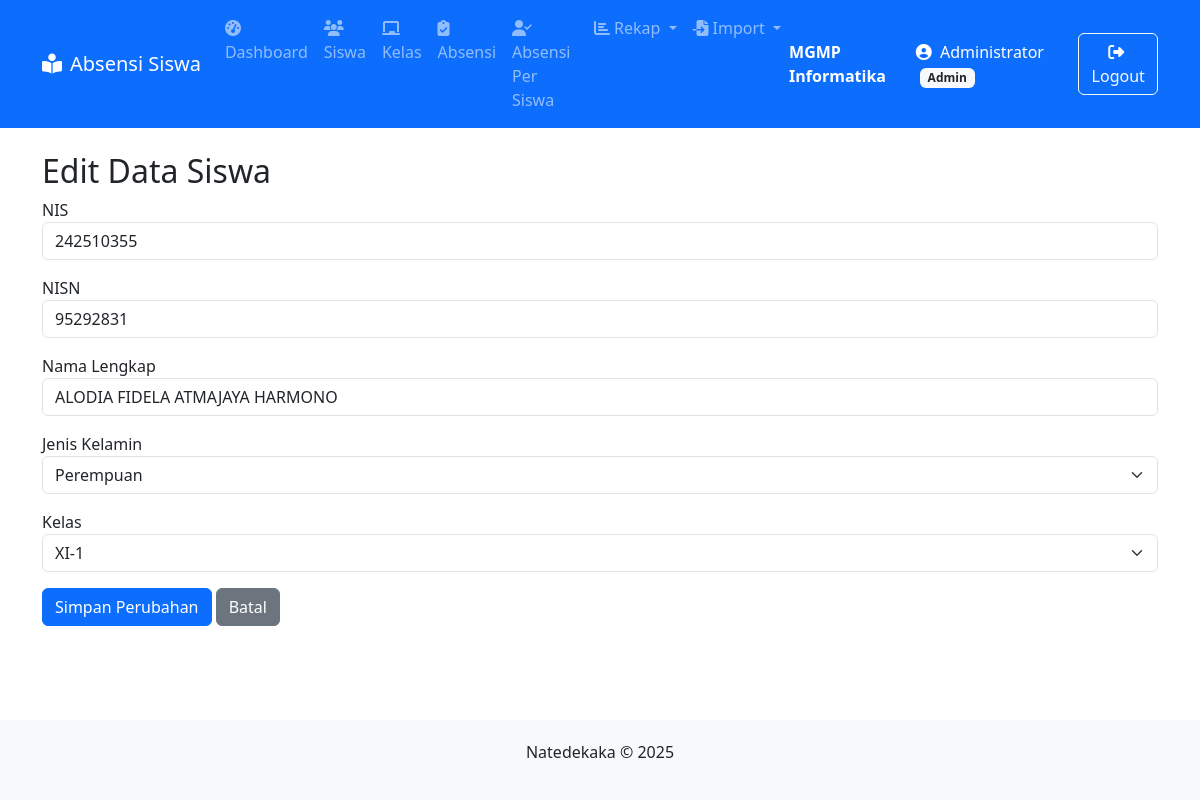
/siswa/edit.php?id=3156 (signed in), run on the app's committed database.
### tables this page shows
CREATE TABLE `siswa` (
  `id` int(11) NOT NULL,
  `nis` varchar(20) NOT NULL,
  `nisn` varchar(20) NOT NULL,
  `nama` varchar(100) NOT NULL,
  `kelas_id` int(11) NOT NULL,
  `jenis_kelamin` enum('Laki-laki','Perempuan') DEFAULT NULL
);

CREATE TABLE `kelas` (
  `id` int(11) NOT NULL,
  `nama_kelas` varchar(10) NOT NULL,
  `wali_kelas` varchar(100) NOT NULL
);

### siswa/edit.php (the view, shortened to what this page needs)
<?php
require_once '../config.php';
if (isset($_GET['id'])) {
    $id = $_GET['id'];
    $stmt = $koneksi->prepare("SELECT siswa.*, kelas.nama_kelas
                              FROM siswa
                              JOIN kelas ON siswa.kelas_id = kelas.id
                              WHERE siswa.id = ?");
    $stmt->bind_param("i", $id);
    $stmt->execute();
    $result = $stmt->get_result();
    $siswa = $result->fetch_assoc();
}
require_once '../includes/header.php';
?>
<h2>Edit Data Siswa</h2>
<form method="POST">
    <div class="mb-3">
        <label>NIS</label>
        <input type="text" name="nis" class="form-control" value="<?= htmlspecialchars($siswa['nis']) ?>" required>
    </div>
    <div class="mb-3">
        <label>NISN</label>
        <input type="text" name="nisn" class="form-control" value="<?= htmlspecialchars($siswa['nisn']) ?>" required>
    </div>
    <div class="mb-3">
        <label>Nama Lengkap</label>
        <input type="text" name="nama" class="form-control" value="<?= htmlspecialchars($siswa['nama']) ?>" required>
    </div>
    <div class="mb-3">
        <label>Jenis Kelamin</label>
        <select name="jenis_kelamin" class="form-select" required>
            <option value="Perempuan" <?= ($siswa['jenis_kelamin'] === 'Perempuan') ? 'selected' : '' ?>>Perempuan</option>
        </select>
    </div>
    <div class="mb-3">
        <label>Kelas</label>
        <select name="kelas_id" class="form-select" required>
            <?php
            $kelas_result = $koneksi->query("SELECT * FROM kelas");
            while($kelas = $kelas_result->fetch_assoc()):
            ?>
            <option value="<?= $kelas['id'] ?>" <?= ($kelas['id'] == $siswa['kelas_id']) ? 'selected' : '' ?>>
                <?= htmlspecialchars($kelas['nama_kelas']) ?>
            </option>
            <?php endwhile; ?>
        </select>
    </div>
    <button type="submit" class="btn btn-primary">Simpan Perubahan</button>
    <a href="index.php" class="btn btn-secondary">Batal</a>
</form>
<?php require_once '../includes/footer.php'; ?>

### includes/header.php (style rules this page uses)
body { display: flex; flex-direction: column; min-height: 100vh; }

### data on the page
siswa: nis "242510355", nisn "95292831", nama "ALODIA FIDELA ATMAJAYA HARMONO", jenis_kelamin "Perempuan", kelas_id "XI-1"

### other printed values
$_SESSION['user']['nama'] "Administrator"
$_SESSION['user']['role'] "Admin"
